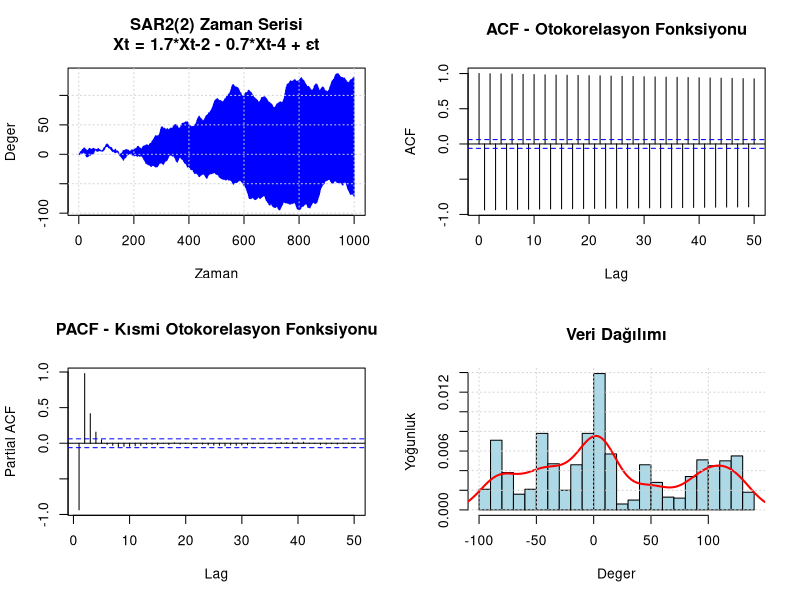
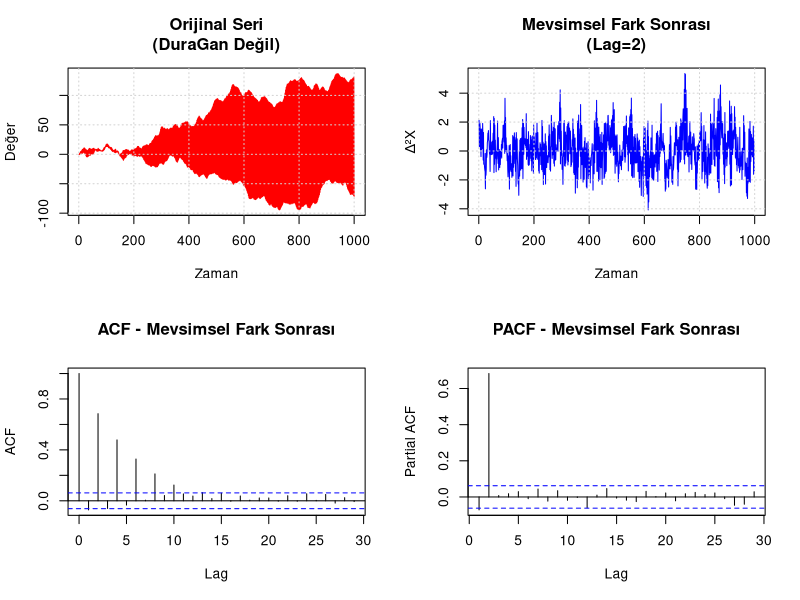
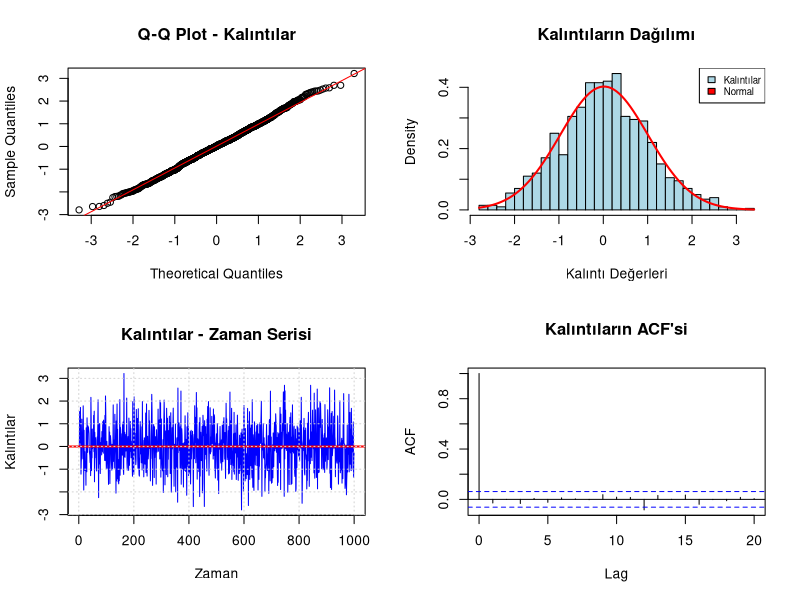
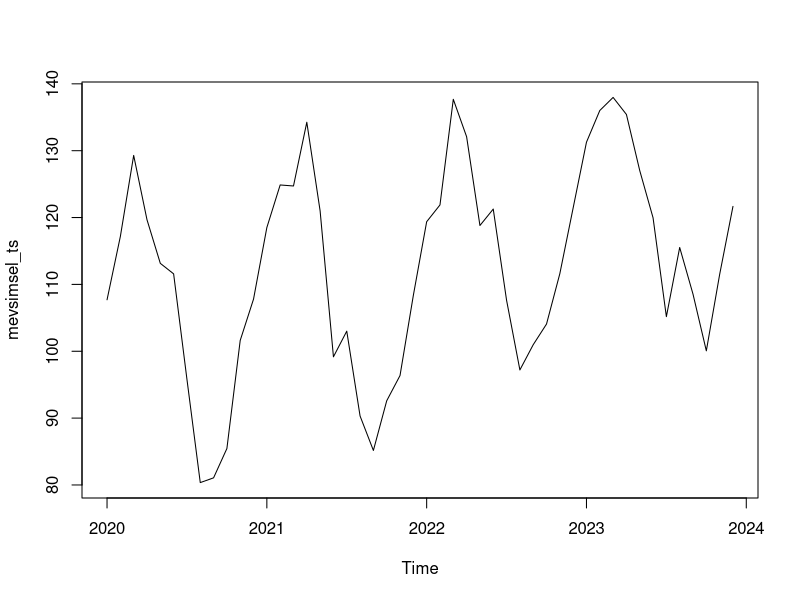
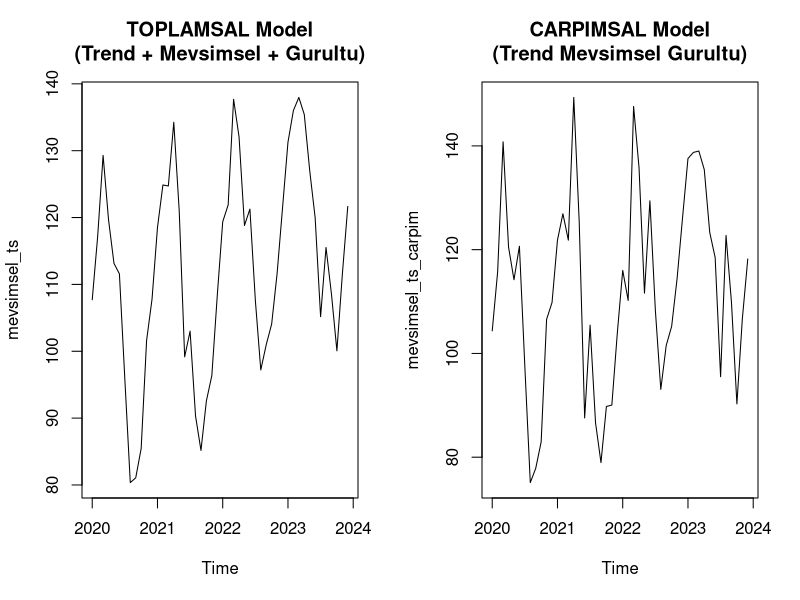
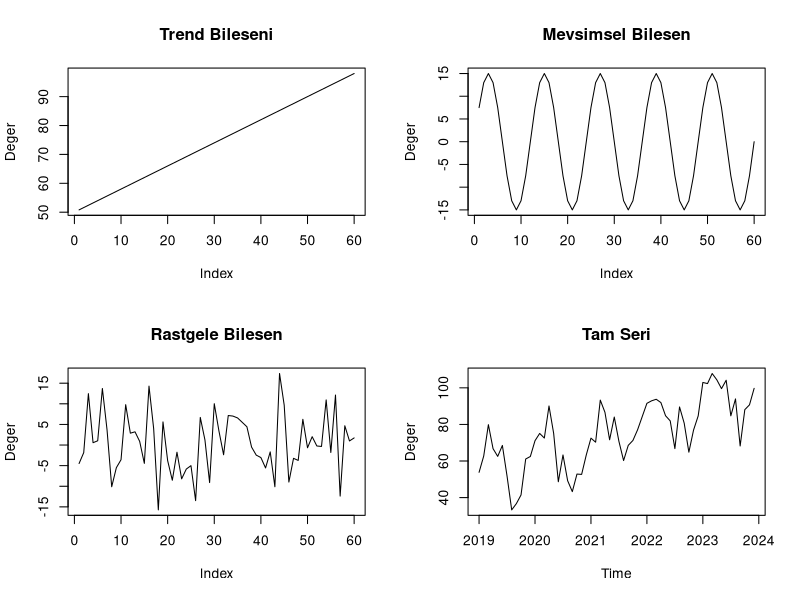
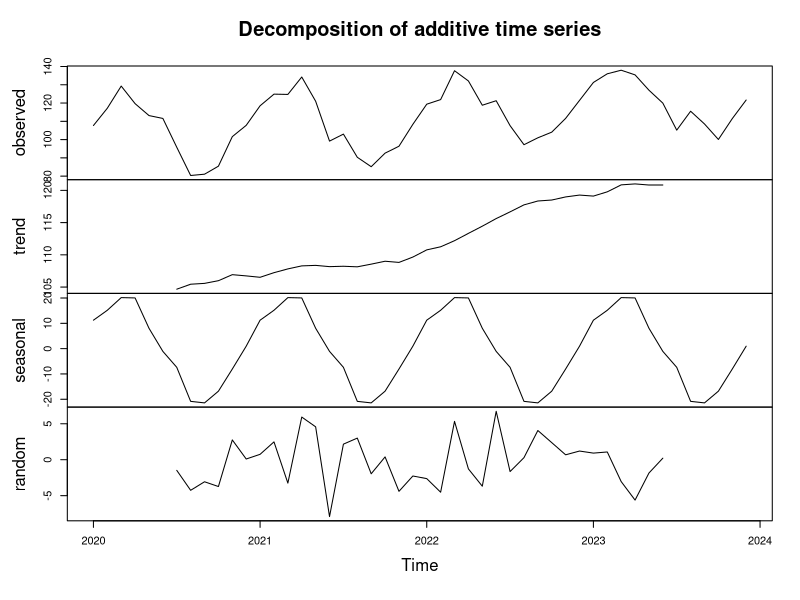
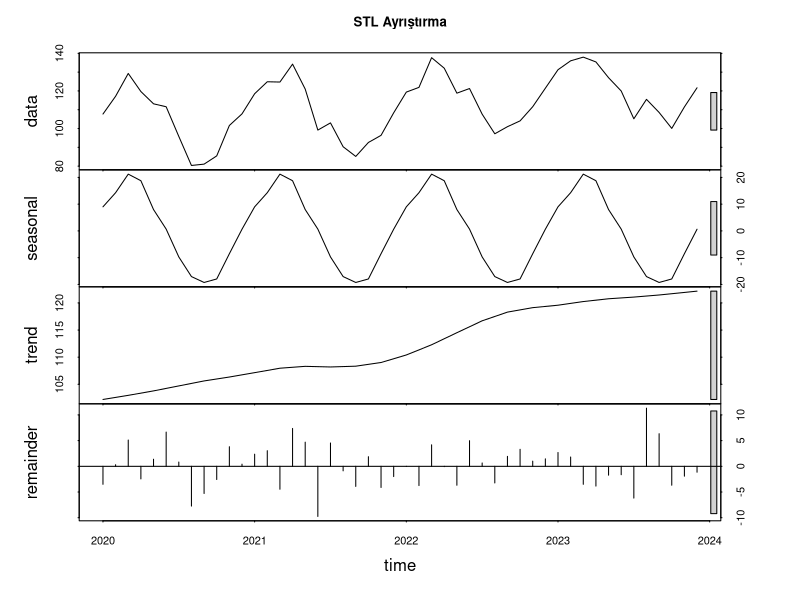

Recreate these plots in R, in order.
## ---- chunk 1
## Mevsimsel Zaman Serileri
## ---- chunk 2
# Gerekli kütüphaneleri yükle
if (!require("forecast")) install.packages("forecast")
if (!require("tseries")) install.packages("tseries")
if (!require("ggplot2")) install.packages("ggplot2")

library(forecast)
library(tseries)
library(ggplot2)
## ---- chunk 3
# Seed ayarı (tekrarlanabilirlik için)
set.seed(123)

# Model parametreleri
phi1 <- 1.7   # Xt-2 katsayısı
phi2 <- -0.7  # Xt-4 katsayısı
n <- 1000     # Gözlem sayısı
sigma <- 1    # Hata terimi standart sapması

# SAR2(2) modeli için rasgele süreç oluşturma fonksiyonu
generate_sar2 <- function(n, phi1, phi2, sigma = 1) {
  X <- numeric(n)
  
  # İlk 4 değeri rasgele oluştur
  X[1:4] <- rnorm(4, 0, sigma)
  
  # SAR2(2) modeli: Xt = 1.7*Xt-2 - 0.7*Xt-4 + εt
  for (t in 5:n) {
    X[t] <- phi1 * X[t-2] + phi2 * X[t-4] + rnorm(1, 0, sigma)
  }
  
  return(X)
}

# Veri üretimi
X <- generate_sar2(n, phi1, phi2, sigma)

# Zaman serisi nesnesi oluştur
ts_data <- ts(X)

# Temel istatistikler
cat("SAR2(2) MODEL ANALİZİ\n")
cat("=====================\n")
cat("Model: Xt =", phi1, "* Xt-2 +", phi2, "* Xt-4 + εt\n")
cat("Gözlem sayısı:", n, "\n")
cat("Ortalama:", round(mean(X), 4), "\n")
cat("Standart Sapma:", round(sd(X), 4), "\n")
cat("Varyans:", round(var(X), 4), "\n\n")
## ---- chunk 4
# Grafikler için layout ayarı
par(mfrow = c(2, 2))

# 1. Zaman serisi grafiği
plot(ts_data, main = "SAR2(2) Zaman Serisi\nXt = 1.7*Xt-2 - 0.7*Xt-4 + εt", 
     xlab = "Zaman", ylab = "Deger", col = "blue", lwd = 1)
grid()

# 2. ACF (Otokorelasyon Fonksiyonu)
acf(X, lag.max = 50, main = "ACF - Otokorelasyon Fonksiyonu")

# 3. PACF (Kısmi Otokorelasyon Fonksiyonu)
pacf(X, lag.max = 50, main = "PACF - Kısmi Otokorelasyon Fonksiyonu")

# 4. Histogram
hist(X, breaks = 30, prob = TRUE, main = "Veri Dağılımı", 
     xlab = "Deger", ylab = "Yoğunluk", col = "lightblue")
lines(density(X), col = "red", lwd = 2)
grid()


# Layout'u sıfırla
par(mfrow = c(1, 1))
## ---- chunk 5
# Teorik analiz
cat("TEORİK ANALİZ\n")
cat("=============\n")
cat("Karakteristik denklem: r⁴ -", phi1, "r² -", phi2, "= 0\n")
# Karakteristik denklemin kökleri
a <- 1
b <- -phi1
c <- -phi2

# İkinci dereceden denklem çözümü (r² için)
discriminant <- b^2 - 4*a*c
root1 <- (-b + sqrt(discriminant)) / (2*a)
root2 <- (-b - sqrt(discriminant)) / (2*a)

cat("r² kökleri:", round(root1, 4), "ve", round(root2, 4), "\n")


# İstatistiksel testler
cat("İSTATİSTİKSEL TESTLER\n")
cat("=====================\n")



# ADF testi (Durağanlık testi)
adf_test <- adf.test(X)
cat("ADF Testi:\n")
cat("ADF İstatistigi:", round(adf_test$statistic, 4), "\n")
cat("p-degeri:", round(adf_test$p.value, 4), "\n")
cat("Sonuc:", ifelse(adf_test$p.value < 0.05, "Seri duragandır", "Seri duragan degildir"), "\n\n")
## ---- chunk 6
# Mevsimsel fark alma ile durağanlaştırma
cat("MEVSİMSEL FARK İLE DURAGANLAŞTIRMA\n")
cat("===================================\n")

# Mevsimsel fark alma (seasonal difference)
# SAR2(2) modelinde mevsim periyodu = 2
X_diff <- diff(X, lag = 2)

cat("Mevsimsel fark sonrası istatistikler:\n")
cat("Ortalama:", round(mean(X_diff), 4), "\n")
cat("Standart Sapma:", round(sd(X_diff), 4), "\n")
cat("Varyans:", round(var(X_diff), 4), "\n\n")

# Mevsimsel fark sonrası ADF testi
adf_test_diff <- adf.test(na.omit(X_diff))
cat("MEVSİMSEL FARK SONRASI ADF Testi:\n")
cat("ADF İstatistiği:", round(adf_test_diff$statistic, 4), "\n")
cat("p-degeri:", round(adf_test_diff$p.value, 4), "\n")
cat("Sonuc:", ifelse(adf_test_diff$p.value < 0.05, "Seri duragandır", "Seri duragan değildir"), "\n\n")
## ---- chunk 7
# Mevsimsel fark sonrası model uyumu
cat("MEVSİMSEL FARK SONRASI MODEL UYUMU:\n")
cat("===================================\n")

# Mevsimsel ARIMA modeli - SARIMA(0,1,0)(2,0,0)[2]
sarima_model <- arima(X, order = c(0, 0, 0), seasonal = list(order = c(2, 1, 0), period = 2))
cat("SARIMA(0,0,0)(2,1,0)[2] model katsayıları:\n")
print(round(sarima_model$coef, 4))

# Alternatif: Auto SARIMA
auto_sarima <- auto.arima(X, seasonal = TRUE, stepwise = FALSE, approximation = FALSE)
cat("\nAuto SARIMA model önerisi:", arimaorder(auto_sarima), "\n")

# Model karşılaştırma
cat("\nModel Karşılaştırması (AIC):\n")
cat("SARIMA(0,0,0)(2,1,0)[2] AIC:", round(sarima_model$aic, 2), "\n")
cat("Auto SARIMA AIC:", round(auto_sarima$aic, 2), "\n")

# Mevsimsel fark sonrası grafikler
par(mfrow = c(2, 2))

# Orijinal vs Mevsimsel fark serisi
plot(ts(X), main = "Orijinal Seri\n(DuraGan Değil)", 
     xlab = "Zaman", ylab = "Değer", col = "red")
grid()

plot(ts(X_diff), main = "Mevsimsel Fark Sonrası\n(Lag=2)", 
     xlab = "Zaman", ylab = "Δ²X", col = "blue")
grid()

# ACF ve PACF mevsimsel fark sonrası
acf(na.omit(X_diff), main = "ACF - Mevsimsel Fark Sonrası")
pacf(na.omit(X_diff), main = "PACF - Mevsimsel Fark Sonrası")

par(mfrow = c(1, 1))
## ---- chunk 8
# Ljung-Box testi (Otokorelasyon testi)
lb_test <- Box.test(X, lag = 50, type = "Ljung-Box")
cat("Ljung-Box Testi (lag=10):\n")
cat("X² İstatistigi:", round(lb_test$statistic, 4), "\n")
cat("p-degeri:", round(lb_test$p.value, 4), "\n")
cat("Sonuc:", ifelse(lb_test$p.value < 0.05, "Otokorelasyon var", "Otokorelasyon yok"), "\n\n")
## ---- chunk 9
# Kalıntı analizi - TAMAMLANDI
cat("\nKALINTI ANALİZİ - TAM SONUÇLAR\n")
cat("===============================\n")

# Kalıntıları elde et
residuals_sarima <- residuals(sarima_model)

# Kalıntı istatistikleri
cat("Kalıntı Ortalaması:", round(mean(residuals_sarima), 6), "\n")
cat("Kalıntı Standart Sapması:", round(sd(residuals_sarima), 4), "\n")
cat("Kalıntı Varyansı:", round(var(residuals_sarima), 4), "\n\n")
## ---- chunk 10
# Normallik testi
shapiro_test <- shapiro.test(residuals_sarima[1:min(5000, length(residuals_sarima))])
cat("Shapiro-Wilk Normallik Testi:\n")
cat("W İstatistiği:", round(shapiro_test$statistic, 4), "\n")
cat("p-degeri:", format.pval(shapiro_test$p.value, digits = 4), "\n")
cat("Sonuc:", ifelse(shapiro_test$p.value < 0.05, 
                     "Kalıntılar normal değil", 
                     "Kalıntılar normal"), "\n\n")
## ---- chunk 11
# Ljung-Box testi (kalıntılarda otokorelasyon kontrolü)
lb_test <- Box.test(residuals_sarima, lag = 10, type = "Ljung-Box")
cat("Ljung-Box Testi (Kalıntılar):\n")
cat("X² İstatistiği:", round(lb_test$statistic, 4), "\n")
cat("p-degeri:", round(lb_test$p.value, 4), "\n")
cat("Sonuc:", ifelse(lb_test$p.value < 0.05, 
                     "✗ Kalıntılarda otokorelasyon VAR - Model YETERSİZ",
                     "✓ Kalıntılarda otokorelasyon YOK - Model YETERLİ"), "\n\n")
## ---- chunk 12
# Çarpıklık ve basıklık
# Çarpıklık (Skewness) hesaplama
skewness_calc <- function(x) {
  n <- length(x)
  mean_x <- mean(x)
  sd_x <- sd(x)
  (sum((x - mean_x)^3) / n) / (sd_x^3)
}

# Basıklık (Kurtosis) hesaplama
kurtosis_calc <- function(x) {
  n <- length(x)
  mean_x <- mean(x)
  sd_x <- sd(x)
  (sum((x - mean_x)^4) / n) / (sd_x^4)
}

skew_val <- skewness_calc(residuals_sarima)
kurt_val <- kurtosis_calc(residuals_sarima)

cat("Çarpıklık (Skewness):", round(skew_val, 4), "\n")
cat("Basıklık (Kurtosis):", round(kurt_val, 4), "\n")
cat("Normal dağılım için: Çarpıklık ≈ 0, Basıklık ≈ 3\n")

# Pratik normallik değerlendirmesi
if (abs(skew_val) < 0.5 & abs(kurt_val - 3) < 1) {
  cat("✓ Kalıntılar pratikte normal kabul edilebilir\n")
} else {
  cat("✗ Kalıntılar normal dağılımdan uzak\n")
}
## ---- chunk 13
# Görsel normallik kontrolü
par(mfrow = c(2, 2))

# 1. Q-Q Plot
qqnorm(residuals_sarima, main = "Q-Q Plot - Kalıntılar")
qqline(residuals_sarima, col = "red")

# 2. Histogram
hist(residuals_sarima, breaks = 30, prob = TRUE, 
     main = "Kalıntıların Dağılımı", 
     xlab = "Kalıntı Değerleri", col = "lightblue")
curve(dnorm(x, mean = mean(residuals_sarima), sd = sd(residuals_sarima)), 
      add = TRUE, col = "red", lwd = 2)
legend("topright", legend = c("Kalıntılar", "Normal"), 
       fill = c("lightblue", "red"), cex = 0.7)

# 3. Kalıntıların zaman serisi
plot(ts(residuals_sarima), main = "Kalıntılar - Zaman Serisi", 
     ylab = "Kalıntılar", xlab = "Zaman", col = "blue")
abline(h = 0, col = "red", lwd = 2)
grid()

# 4. Kalıntıların ACF'si
acf(residuals_sarima, main = "Kalıntıların ACF'si", 
    lag.max = 20)

par(mfrow = c(1, 1))

## ---- chunk 14
set.seed(123)
aylar <- 1:48

temel_trend <- 100 + 0.5 * aylar 
#Sabit bir başlangıç (100) + doğrusal artış (0.5 * aylar) 
#Toplamsal etki: Her ay 0.5 birim ekleniyor

mevsimsel_etki <- 20 * sin(2 * pi * aylar / 12) 
rastgele_etki <- rnorm(48, 0, 5)

#Ortalama 0, standart sapma 5 olan normal dağılım

#Toplamsal etki: Trend + mevsimsel değere ± birimler ekleniyor

mevsimsel_seri <- temel_trend + mevsimsel_etki + rastgele_etki
mevsimsel_ts <- ts(mevsimsel_seri, start = c(2020, 1), frequency = 12)
plot(mevsimsel_ts)

## ---- chunk 15
# ÇARPIMSAL model örneği:
set.seed(123)
aylar <- 1:48
temel_trend <- 100 + 0.5 * aylar
mevsimsel_etki <- 1 + 0.2 * sin(2 * pi * aylar / 12)  # 0.8-1.2 arası
rastgele_etki <- 1 + rnorm(48, 0, 0.1)  # 0.9-1.1 arası

# ÇARPIMSAL model:
mevsimsel_seri_carpim <- temel_trend * mevsimsel_etki * rastgele_etki
mevsimsel_ts_carpim <- ts(mevsimsel_seri_carpim, start = c(2020, 1), frequency = 12)

# Karşılaştırma
par(mfrow = c(1, 2))
plot(mevsimsel_ts, main = "TOPLAMSAL Model\n(Trend + Mevsimsel + Gurultu)")
plot(mevsimsel_ts_carpim, main = "CARPIMSAL Model\n(Trend Mevsimsel Gurultu)")
## ---- chunk 16
# Bileşenleri ayrıştırma
library(forecast)

# Örnek seri oluşturma
set.seed(123)
t <- 1:60
trend_bilesen <- 50 + 0.8 * t
mevsimsel_bilesen <- 15 * sin(2 * pi * t / 12)
rastgele_bilesen <- rnorm(60, 0, 8)

tam_seri <- trend_bilesen + mevsimsel_bilesen + rastgele_bilesen
tam_seri_ts <- ts(tam_seri, start = c(2019, 1), frequency = 12)

# Bileşenleri görselleştirme
par(mfrow = c(2, 2))
plot(trend_bilesen, type = "l", main = "Trend Bileseni", ylab = "Deger") 
#Trend Bileşeni:Verideki uzun vadeli artış veya azalış eğilimi

plot(mevsimsel_bilesen, type = "l", main = "Mevsimsel Bilesen", ylab = "Deger")
#Sabit periyotlarla tekrarlanan düzenli dalgalanmalar

plot(rastgele_bilesen, type = "l", main = "Rastgele Bilesen", ylab = "Deger")
#Açıklanamayan, rastgele varyasyon

plot(tam_seri_ts, main = "Tam Seri", ylab = "Deger")
## ---- chunk 17
# Klasik ayrıştırma
klasik_ayristirma <- decompose(mevsimsel_ts)

# Sonuçları görüntüleme
print(klasik_ayristirma$seasonal)  # Mevsimsel bileşen
print(klasik_ayristirma$trend)     # Trend bileşeni
print(klasik_ayristirma$random)    # Rastgele bileşen

# Mevsimsiz seri
mevsimsiz_klasik <- mevsimsel_ts - klasik_ayristirma$seasonal

# Görselleştirme
plot(klasik_ayristirma)
## ---- chunk 18
# STL ayrıştırma
stl_ayristirma <- stl(mevsimsel_ts, s.window = "periodic")

# Sonuçları inceleme
#print(stl_ayristirma$time.series)

# Mevsimsiz seri
mevsimsiz_stl <- seasadj(stl_ayristirma)

# Görselleştirme
plot(stl_ayristirma, main = "STL Ayrıştırma")
## ---- chunk 19
library(ggplot2)
library(forecast)

# Temel zaman serisi grafiği
autoplot(mevsimsel_ts) +
  ggtitle("Zaman Serisi Grafiği") +
  ylab("Değer") +
  xlab("Zaman")

# Mevsimsel alt grafikler
ggseasonplot(mevsimsel_ts, year.labels = TRUE) +
  ggtitle("Mevsimsel Alt Grafikler")

# Mevsimsel kutu grafikleri
ggsubseriesplot(mevsimsel_ts) +
  ggtitle("Mevsimsel Kutu Grafikleri")

# Aylık/çeyreklik dağılımlar
boxplot(mevsimsel_ts ~ cycle(mevsimsel_ts),
        main = "Aylara Göre Dağılım",
        xlab = "Ay", ylab = "Değer")
## ---- chunk 20
# Otokorelasyon fonksiyonu (ACF)
acf(mevsimsel_ts, main = "ACF - Mevsimsel Seri")

# Kısmi otokorelasyon fonksiyonu (PACF)
pacf(mevsimsel_ts, main = "PACF - Mevsimsel Seri")

# Mevsimsel güç testi
library(forecast)
mevsimsel_test <- nsdiffs(mevsimsel_ts)
cat("Mevsimsel fark sayısı:", mevsimsel_test, "\n")

# Mevsimsel güç ölçümü
mevsimsel_guc <- function(seri) {
  ayrisma <- decompose(seri)
  mevsimsel_var <- var(ayrisma$seasonal, na.rm = TRUE)
  rastgele_var <- var(ayrisma$random, na.rm = TRUE)
  return(mevsimsel_var / (mevsimsel_var + rastgele_var))
}

cat("Mevsimsel guc:", mevsimsel_guc(mevsimsel_ts), "\n")
## ---- chunk 21
# Airline Passenger verisi
data(AirPassengers)
ap <- AirPassengers

# Temel analiz
cat("Seri uzunluğu:", length(ap), "\n")
cat("Frekans:", frequency(ap), "\n")
cat("Başlangıc:", start(ap), "\n")
cat("Bitis:", end(ap), "\n")

# Temel istatistikler
summary(ap)

# Mevsimsellik analizi
par(mfrow = c(2, 2))
plot(ap, main = "Orijinal Seri", ylab = "Yolcu Sayısı")
acf(ap, main = "ACF - Airline Passengers")
pacf(ap, main = "PACF - Airline Passengers")
monthplot(ap, main = "Aylık Dağılım")

# STL ayrıştırma
ap_stl <- stl(ap, s.window = "periodic")
plot(ap_stl, main = "Airline Passengers - STL Ayrıştırma")

# Mevsimsiz seri
ap_mevsimsiz <- seasadj(ap_stl)

# Karşılaştırma
par(mfrow = c(1, 2))
plot(ap, main = "Orijinal Seri", ylab = "Yolcu Sayısı")
plot(ap_mevsimsiz, main = "Mevsimsiz Seri", ylab = "Yolcu Sayısı")

# Mevsimsel etkinin büyüklüğü
mevsimsel_etki <- ap - ap_mevsimsiz
cat("Ortalama mevsimsel etki:", mean(mevsimsel_etki), "\n")
cat("Maksimum mevsimsel etki:", max(mevsimsel_etki), "\n")
cat("Minimum mevsimsel etki:", min(mevsimsel_etki), "\n")
## ---- chunk 22
# Farklı yöntemlerle mevsimsel düzeltme
klasik_mevsimsiz <- decompose(mevsimsel_ts)
stl_mevsimsiz <- stl(mevsimsel_ts, s.window = "periodic")

# Karşılaştırma metrikleri
karsilastirma <- data.frame(
  Yontem = c("Orijinal", "Klasik", "STL"),
  Ortalama = c(mean(mevsimsel_ts), 
               mean(mevsimsel_ts - klasik_mevsimsiz$seasonal, na.rm = TRUE),
               mean(seasadj(stl_mevsimsiz))),
  Varyans = c(var(mevsimsel_ts),
              var(mevsimsel_ts - klasik_mevsimsiz$seasonal, na.rm = TRUE),
              var(seasadj(stl_mevsimsiz))),
  Mevsimsel_Guc = c(mevsimsel_guc(mevsimsel_ts),
                    mevsimsel_guc(mevsimsel_ts - klasik_mevsimsiz$seasonal),
                    mevsimsel_guc(seasadj(stl_mevsimsiz)))
)

print(karsilastirma)
## ---- chunk 23
# Mevsimsel fark alma
mevsimsel_fark_seri <- diff(mevsimsel_ts, lag = 12)

# Görselleştirme
library(forecast)
ggtsdisplay(mevsimsel_ts, main = "Orijinal Seri")
ggtsdisplay(mevsimsel_fark_seri, main = "Mevsimsel Fark Alınmış Seri")

# Otokorelasyon kontrolü
Acf(mevsimsel_ts, main = "Orijinal Seri ACF")
Acf(mevsimsel_fark_seri, main = "Mevsimsel Fark ACF")
